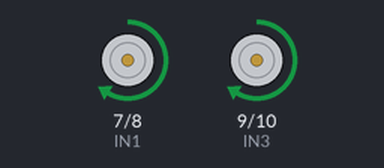
The sketch below on a simulated Arduino Uno, built with avr-gcc and run on an emulated ATmega328P. Shown: motor-driver pin pairs drawn as motors (green arrow = first pin HIGH = forward, orange = second pin HIGH = backward, longer = more drive, scaled by the enable pin).

Above: at 0.7 s.
At 2.7 s:
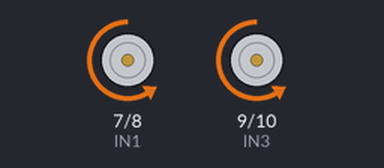
At 4.4 s:
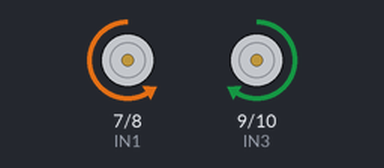
At 7.0 s:
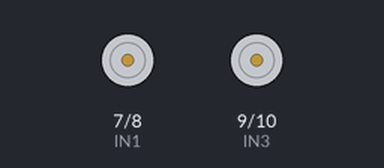
Timing chart, 0 to 10.1 s (numbered marks = the images above):
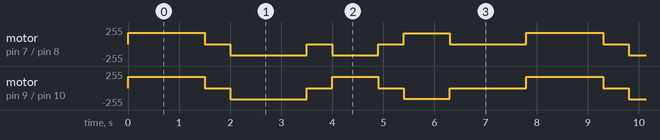

The sketch:

motor_test.ino
```cpp
/*
  Arduino UNO + L298N Motor Test
  Pins (senin önceki bağlantılarınla uyumlu):
  ENA=5, ENB=6, IN1=7, IN2=8, IN3=9, IN4=10

  Test: ileri -> dur -> geri -> sol dönüş -> sağ dönüş -> dur
*/

const int ENA = 5;
const int ENB = 6;
const int IN1 = 7;
const int IN2 = 8;
const int IN3 = 9;
const int IN4 = 10;

int basePWM = 170;   // 0-255 arası, motor gücüne göre ayarla
int turnPWM = 160;

void setup() {
  pinMode(ENA, OUTPUT);
  pinMode(ENB, OUTPUT);
  pinMode(IN1, OUTPUT);
  pinMode(IN2, OUTPUT);
  pinMode(IN3, OUTPUT);
  pinMode(IN4, OUTPUT);

  stopMotors();
}

void loop() {
  forward(basePWM);
  delay(1500);

  stopMotors();
  delay(500);

  backward(basePWM);
  delay(1500);

  stopMotors();
  delay(500);

  turnLeft(turnPWM);
  delay(900);

  stopMotors();
  delay(500);

  turnRight(turnPWM);
  delay(900);

  stopMotors();
  delay(1500);
}

// ---------------- Motor Fonksiyonları ----------------
void forward(int pwm) {
  // Sol motor ileri
  digitalWrite(IN1, HIGH);
  digitalWrite(IN2, LOW);
  // Sağ motor ileri
  digitalWrite(IN3, HIGH);
  digitalWrite(IN4, LOW);

  analogWrite(ENA, pwm);
  analogWrite(ENB, pwm);
}

void backward(int pwm) {
  digitalWrite(IN1, LOW);
  digitalWrite(IN2, HIGH);

  digitalWrite(IN3, LOW);
  digitalWrite(IN4, HIGH);

  analogWrite(ENA, pwm);
  analogWrite(ENB, pwm);
}

void turnLeft(int pwm) {
  // Sol motor geri, sağ motor ileri
  digitalWrite(IN1, LOW);
  digitalWrite(IN2, HIGH);

  digitalWrite(IN3, HIGH);
  digitalWrite(IN4, LOW);

  analogWrite(ENA, pwm);
  analogWrite(ENB, pwm);
}

void turnRight(int pwm) {
  // Sol motor ileri, sağ motor geri
  digitalWrite(IN1, HIGH);
  digitalWrite(IN2, LOW);

  digitalWrite(IN3, LOW);
  digitalWrite(IN4, HIGH);

  analogWrite(ENA, pwm);
  analogWrite(ENB, pwm);
}

void stopMotors() {
  analogWrite(ENA, 0);
  analogWrite(ENB, 0);

  digitalWrite(IN1, LOW);
  digitalWrite(IN2, LOW);
  digitalWrite(IN3, LOW);
  digitalWrite(IN4, LOW);
}
```

Measured:
- by itself, motor on pin 7 (IN1) / pin 8 (IN2): repeats every 7.8 s: stopped 0.50 s, backward 170/255 1.5 s, stopped 0.50 s, backward 170/255 0.90 s, stopped 0.50 s, forward 160/255 0.90 s, stopped 1.5 s, forward 170/255 1.5 s
- by itself, motor on pin 9 (IN3) / pin 10 (IN4): repeats every 7.8 s: stopped 0.50 s, backward 170/255 1.5 s, stopped 0.50 s, forward 170/255 0.90 s, stopped 0.50 s, backward 160/255 0.90 s, stopped 1.5 s, forward 170/255 1.5 s
